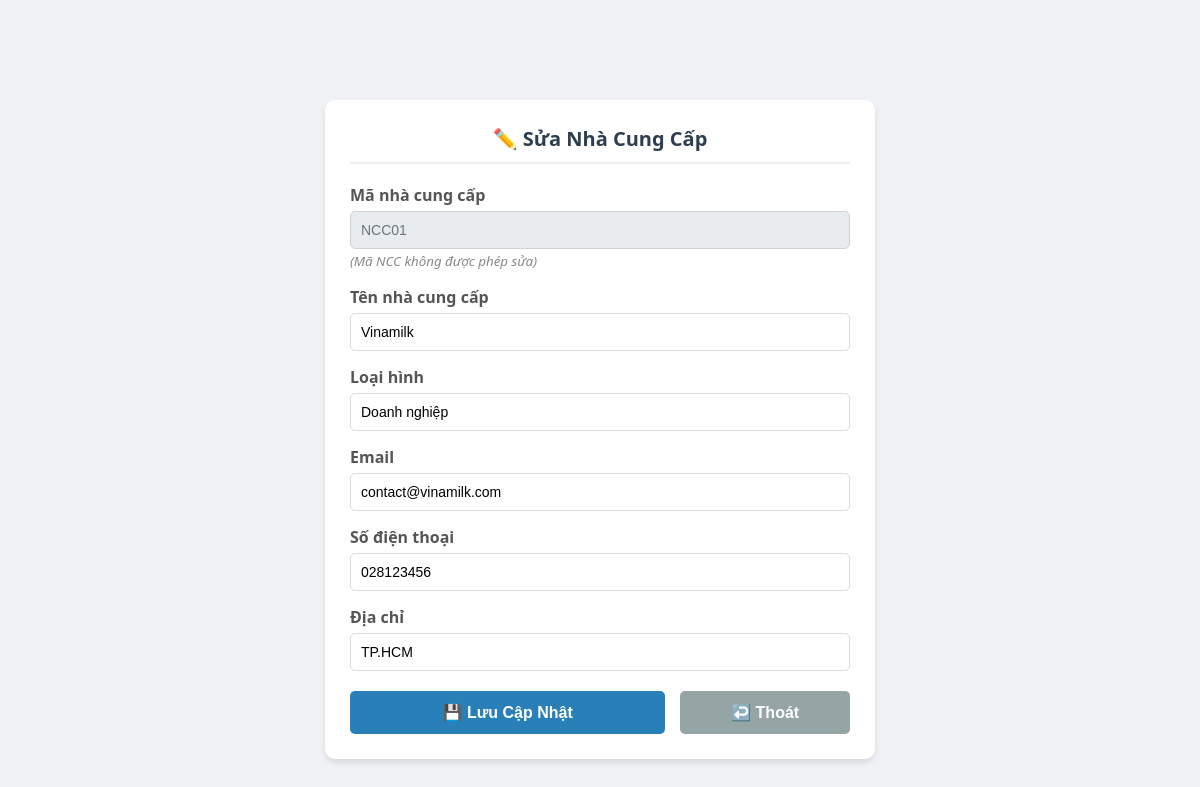
/views/nhacungcap/suanhacungcap.php?manhacungcap=NCC01, run on the app's committed database.
### tables this page shows
CREATE TABLE nhacungcap (
    manhacungcap VARCHAR(50) PRIMARY KEY,
    tennhacungcap VARCHAR(100),
   loaihinh VARCHAR(50), 
email VARCHAR(100),
 sodienthoai VARCHAR(20),
 diachi VARCHAR(255)
);

### views/nhacungcap/suanhacungcap.php (the view, shortened to what this page needs)
<?php
    include_once("../connectdb.php");
   $rowNCC = [];
   if(isset($_GET['manhacungcap'])){
       $txtMa = $_GET['manhacungcap'];
       $sqlSelect = "SELECT * FROM nhacungcap WHERE manhacungcap='$txtMa'";
       $resultSelect = mysqli_query($con, $sqlSelect);
       if($resultSelect && mysqli_num_rows($resultSelect) > 0) {
           $rowNCC = mysqli_fetch_assoc($resultSelect);
       }
   }
?>
<!DOCTYPE html>
<html lang="vi">
<head>
    <link rel="stylesheet" href="../../css/sanpham.css">
</head>
<body>
    <div class="card edit-container">
        <h2 style="text-align: center;">✏️ Sửa Nhà Cung Cấp</h2>
        <form action="" method="post">
            <div class="form-group">
                <label>Mã nhà cung cấp</label>
                <input type="text" name="txtMa"
                       value="<?php echo isset($rowNCC['manhacungcap']) ? $rowNCC['manhacungcap'] : ''; ?>"
                       readonly>
                <small style="color: #888; font-style: italic;">(Mã NCC không được phép sửa)</small>
            </div>
            <div class="form-group">
                <label>Tên nhà cung cấp</label>
                <input type="text" name="txtTen"
                       value="<?php echo isset($rowNCC['tennhacungcap']) ? $rowNCC['tennhacungcap'] : ''; ?>"
                       required>
            </div>
            <div class="form-group">
                <label>Loại hình</label>
                <input type="text" name="txtLoai"
                       value="<?php echo isset($rowNCC['loaihinh']) ? $rowNCC['loaihinh'] : ''; ?>"
                       required>
            </div>
            <div class="form-group">
                <label>Email</label>
                <input type="text" name="txtEmail"
                       value="<?php echo isset($rowNCC['email']) ? $rowNCC['email'] : ''; ?>"
                       required>
            </div>
            <div class="form-group">
                <label>Số điện thoại</label>
                <input type="text" name="txtSDT"
                       value="<?php echo isset($rowNCC['sodienthoai']) ? $rowNCC['sodienthoai'] : ''; ?>"
                       required>
            </div>
            <div class="form-group">
                <label>Địa chỉ</label>
                <input type="text" name="txtDiaChi"
                       value="<?php echo isset($rowNCC['diachi']) ? $rowNCC['diachi'] : ''; ?>"
                       required>
            </div>
            <div class="btn-group">
                <button name="btnSua" class="btn btn-save" onclick="return confirm('Lưu thay đổi?')">💾 Lưu Cập Nhật</button>
                <button type="button" class="btn btn-cancel" onclick="window.location = 'quanlynhacungcap.php'">↩️ Thoát</button>
            </div>
        </form>
    </div>
</body>
</html>

### css/sanpham.css (style rules this page uses)
body { font-family: 'Segoe UI', sans-serif; background-color: #f0f2f5; margin: 0; padding: 20px; color: #333; }
h2 { margin-top: 0; color: #2c3e50; font-size: 20px; border-bottom: 2px solid #eee; padding-bottom: 10px; margin-bottom: 20px; }
.card { background: white; padding: 25px; border-radius: 10px; box-shadow: 0 4px 6px rgba(0, 0, 0, 0.1); }
.form-group { margin-bottom: 15px; }
label { display: block; margin-bottom: 5px; font-weight: 600; color: #555; }
input[type="text"] { width: 100%; padding: 10px; border: 1px solid #ddd; border-radius: 5px; font-size: 14px; box-sizing: border-box; transition: 0.3s; }
input[readonly] { background-color: #e9ecef; color: #6c757d; cursor: not-allowed; border-color: #ced4da; }
.btn { width: 100%; padding: 12px; border: none; border-radius: 5px; font-size: 16px; font-weight: bold; cursor: pointer; transition: 0.3s; }
.btn-save { background-color: #2980b9; color: white; flex: 2; }
.btn-cancel { background-color: #95a5a6; color: white; flex: 1; }
.btn-group { display: flex; gap: 15px; margin-top: 20px; }
.edit-container { width: 100%; max-width: 500px; margin: 80px auto; }

### data on the page
nhacungcap: txtMa "NCC01", txtTen "Vinamilk", txtLoai "Doanh nghiệp", txtEmail "contact@vinamilk.com", txtSDT "028123456", txtDiaChi "TP.HCM"
